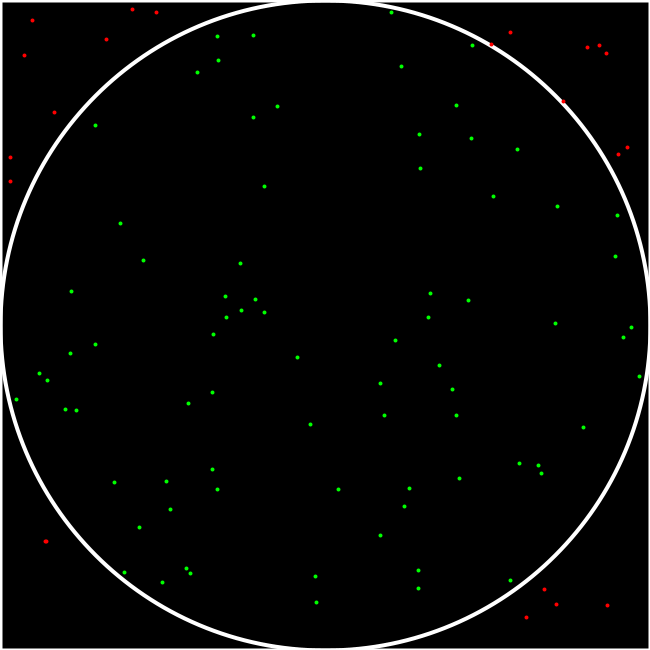
Frame 1 (no input)
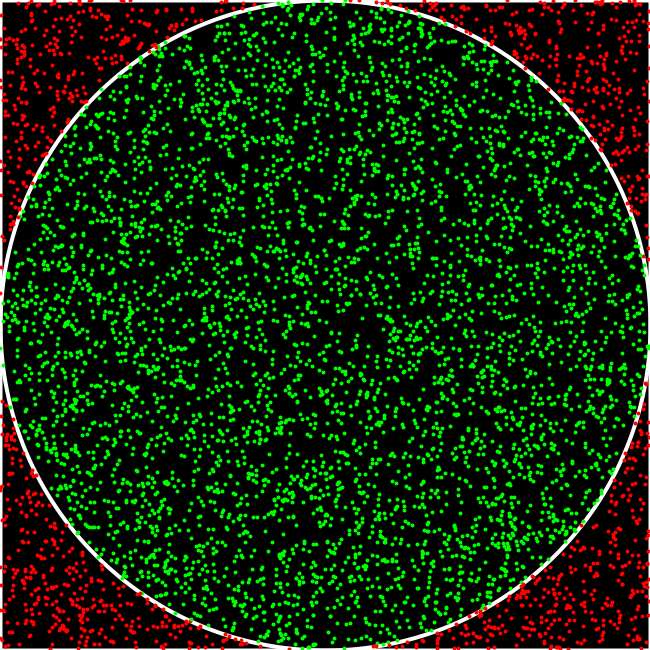
Frame 60 (the mouse pressed at the canvas centre just before this capture)
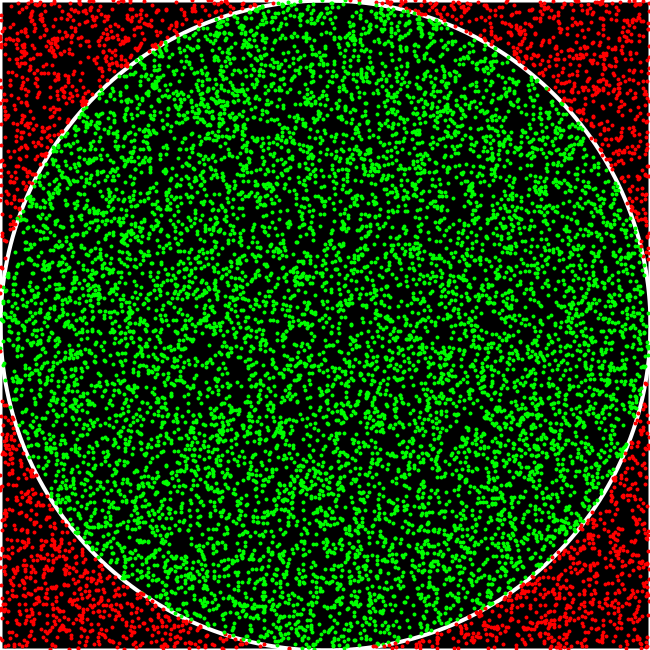
Frame 120 (the mouse held since frame 60 and released just before this capture)

The Processing sketch that drew these frames (run headless with seeded random() and noise(); from frame 60 on, the mouse is pressed at the canvas centre):

// Processing sketch: PI_approx
// ── PI_approx.pde
double approx;
int count = 0;
int countin = 0;

void setup() {

  size(650, 650);
  background(0);
  noFill();
  strokeWeight(4);

  stroke(255);
  int side = width;
  square(0, 0, side);
  circle(width / 2, height / 2, side);
}


void draw() {

  for (int i = 0; i < 100; i++) {

    float x = random(width);
    float y = random(height);

    if (dist(x, y, width / 2, height / 2) < width / 2) {

      countin++;
      stroke(0, 255, 0);
    } else if (dist(x, y, width / 2, height / 2) == width / 2) {
      stroke(0, 0, 255);
    } else {
      stroke(255, 0, 0);
    }

    count++;

    point(x, y);
  } 

  approx = 4 * float(countin) / float(count);
  println(approx);
}
